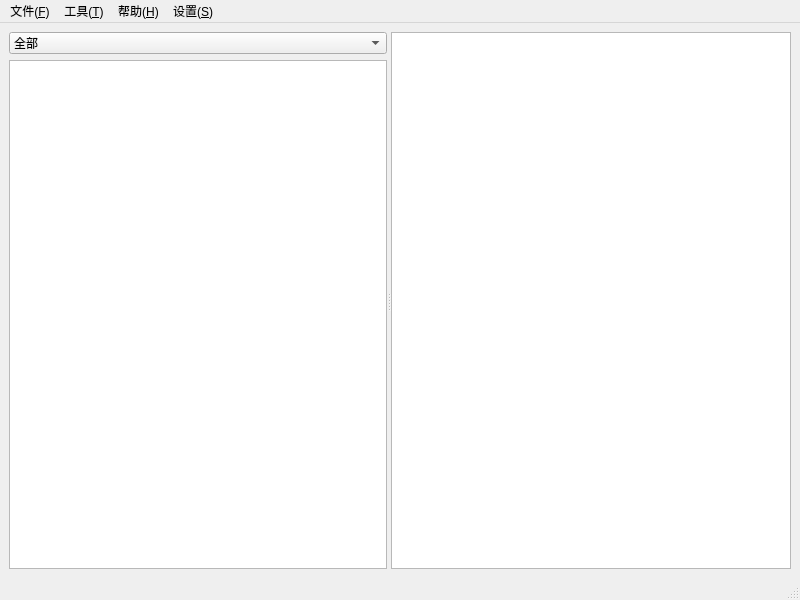
<?xml version="1.0" encoding="UTF-8"?>
<ui version="4.0">
 <class>MainWindow</class>
 <widget class="QMainWindow" name="MainWindow">
  <property name="geometry">
   <rect>
    <x>0</x>
    <y>0</y>
    <width>800</width>
    <height>600</height>
   </rect>
  </property>
  <property name="minimumSize">
   <size>
    <width>800</width>
    <height>600</height>
   </size>
  </property>
  <property name="windowTitle">
   <string>Music Sheets Manager</string>
  </property>
  <property name="windowIcon">
   <iconset theme="QIcon::ThemeIcon::AudioCard"/>
  </property>
  <widget class="QWidget" name="centralwidget">
   <layout class="QVBoxLayout" name="verticalLayout_2">
    <item>
     <widget class="QSplitter" name="splitter">
      <property name="orientation">
       <enum>Qt::Orientation::Horizontal</enum>
      </property>
      <property name="opaqueResize">
       <bool>true</bool>
      </property>
      <property name="childrenCollapsible">
       <bool>false</bool>
      </property>
      <widget class="QWidget" name="layoutWidget">
       <layout class="QVBoxLayout" name="verticalLayout">
        <item>
         <widget class="QComboBox" name="comboBox">
          <property name="minimumSize">
           <size>
            <width>100</width>
            <height>0</height>
           </size>
          </property>
          <item>
           <property name="text">
            <string>全部</string>
           </property>
          </item>
          <item>
           <property name="text">
            <string>按歌名</string>
           </property>
          </item>
          <item>
           <property name="text">
            <string>按作者</string>
           </property>
          </item>
          <item>
           <property name="text">
            <string>按调性</string>
           </property>
          </item>
          <item>
           <property name="text">
            <string>按分类</string>
           </property>
          </item>
         </widget>
        </item>
        <item>
         <widget class="QTreeView" name="treeView">
          <property name="minimumSize">
           <size>
            <width>200</width>
            <height>0</height>
           </size>
          </property>
          <property name="sortingEnabled">
           <bool>true</bool>
          </property>
          <property name="animated">
           <bool>true</bool>
          </property>
         </widget>
        </item>
       </layout>
      </widget>
      <widget class="QListView" name="listView">
       <property name="minimumSize">
        <size>
         <width>400</width>
         <height>0</height>
        </size>
       </property>
       <property name="movement">
        <enum>QListView::Movement::Static</enum>
       </property>
       <property name="viewMode">
        <enum>QListView::ViewMode::IconMode</enum>
       </property>
      </widget>
     </widget>
    </item>
   </layout>
  </widget>
  <widget class="QMenuBar" name="menubar">
   <property name="geometry">
    <rect>
     <x>0</x>
     <y>0</y>
     <width>800</width>
     <height>17</height>
    </rect>
   </property>
   <widget class="QMenu" name="menu_f">
    <property name="title">
     <string>文件(&amp;F)</string>
    </property>
    <addaction name="action_O"/>
    <addaction name="action_M"/>
    <addaction name="separator"/>
    <addaction name="action_X"/>
   </widget>
   <widget class="QMenu" name="menu_H">
    <property name="title">
     <string>帮助(&amp;H)</string>
    </property>
    <addaction name="action_about"/>
    <addaction name="action_U"/>
   </widget>
   <widget class="QMenu" name="menu_S">
    <property name="title">
     <string>设置(&amp;S)</string>
    </property>
    <addaction name="action_R"/>
    <addaction name="action_deldata"/>
   </widget>
   <widget class="QMenu" name="menu_T">
    <property name="title">
     <string>工具(&amp;T)</string>
    </property>
    <addaction name="action_B"/>
    <addaction name="action"/>
    <addaction name="action_2"/>
   </widget>
   <addaction name="menu_f"/>
   <addaction name="menu_T"/>
   <addaction name="menu_H"/>
   <addaction name="menu_S"/>
  </widget>
  <widget class="QStatusBar" name="statusbar"/>
  <action name="action_O">
   <property name="icon">
    <iconset theme="QIcon::ThemeIcon::DocumentNew"/>
   </property>
   <property name="text">
    <string>导入乐谱...(&amp;O)</string>
   </property>
  </action>
  <action name="action_X">
   <property name="icon">
    <iconset theme="QIcon::ThemeIcon::ApplicationExit"/>
   </property>
   <property name="text">
    <string>退出(&amp;X)</string>
   </property>
  </action>
  <action name="action_about">
   <property name="icon">
    <iconset theme="QIcon::ThemeIcon::DialogInformation"/>
   </property>
   <property name="text">
    <string>关于 Music Sheets Manager...</string>
   </property>
  </action>
  <action name="action_R">
   <property name="icon">
    <iconset theme="QIcon::ThemeIcon::EditDelete"/>
   </property>
   <property name="text">
    <string>清除首次启动标识(&amp;R)</string>
   </property>
  </action>
  <action name="action_M">
   <property name="icon">
    <iconset theme="QIcon::ThemeIcon::FolderOpen"/>
   </property>
   <property name="text">
    <string>管理(&amp;M)</string>
   </property>
  </action>
  <action name="action_U">
   <property name="icon">
    <iconset theme="QIcon::ThemeIcon::HelpFaq"/>
   </property>
   <property name="text">
    <string>用户手册(&amp;U)</string>
   </property>
  </action>
  <action name="action_deldata">
   <property name="icon">
    <iconset theme="QIcon::ThemeIcon::EditDelete"/>
   </property>
   <property name="text">
    <string>清空全部数据</string>
   </property>
  </action>
  <action name="action">
   <property name="icon">
    <iconset theme="QIcon::ThemeIcon::GoUp"/>
   </property>
   <property name="text">
    <string>导出乐谱数据</string>
   </property>
  </action>
  <action name="action_2">
   <property name="icon">
    <iconset theme="QIcon::ThemeIcon::GoDown"/>
   </property>
   <property name="text">
    <string>导入乐谱数据</string>
   </property>
  </action>
  <action name="action_B">
   <property name="icon">
    <iconset theme="QIcon::ThemeIcon::MediaEject"/>
   </property>
   <property name="text">
    <string>节拍器(&amp;B)</string>
   </property>
  </action>
 </widget>
 <resources/>
 <connections/>
</ui>
